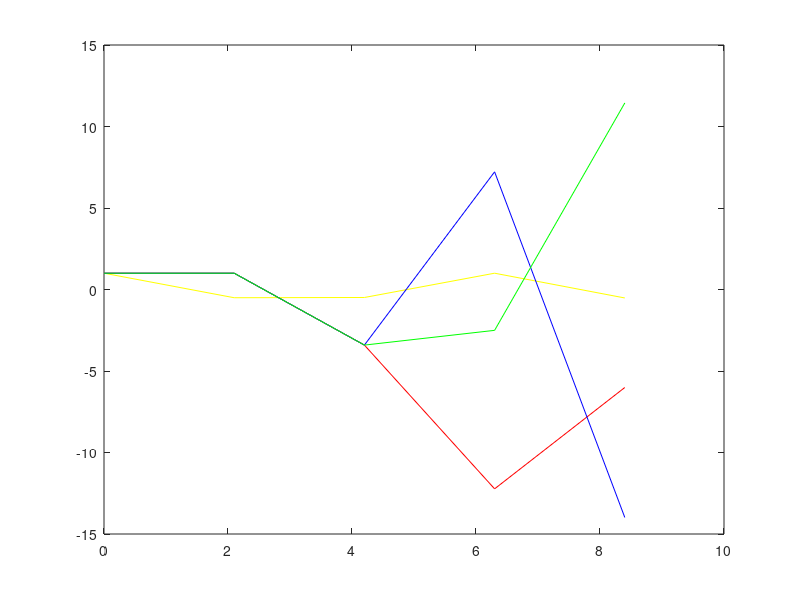

Source code (MATLAB):
%Ayush Bisen 21105025
%y''=-w^2*y=u'
%w=1
%u=y'
t0=0;
y0=1;
u0=0;
h=2.1;
tEnd=10;
N=floor((tEnd-t0)/h);

%% Initializing solutions
T=[t0:h:tEnd]';
Y=zeros(N+1,1);
U=zeros(N+1,1);
U(1)=u0;
Y(1)=y0;

%% Analytical Solution

Yact=cos(T);
plot(T,Yact,'-y');hold on;
%% Explicit Euler
for i=1:N
    Y(i+1)=Y(i)+h*U(i);
    U(i+1)=U(i)+h*(-Y(i));
end
plot(T,Y,'-r');hold on;

%% Implicit Euler
for i=1:N
    Y(i+1)=Y(i)+h*U(i);
    U(i+1)=U(i)+h*(-Y(i+1));
end
plot(T,Y,'-b');hold on;

%% Crank Nicolson
for i=1:N
    Y(i+1)=Y(i)+h*U(i);
    U(i+1)=U(i)+(h/2)*(-Y(i)-Y(i+1));
end
plot(T,Y,'-g');